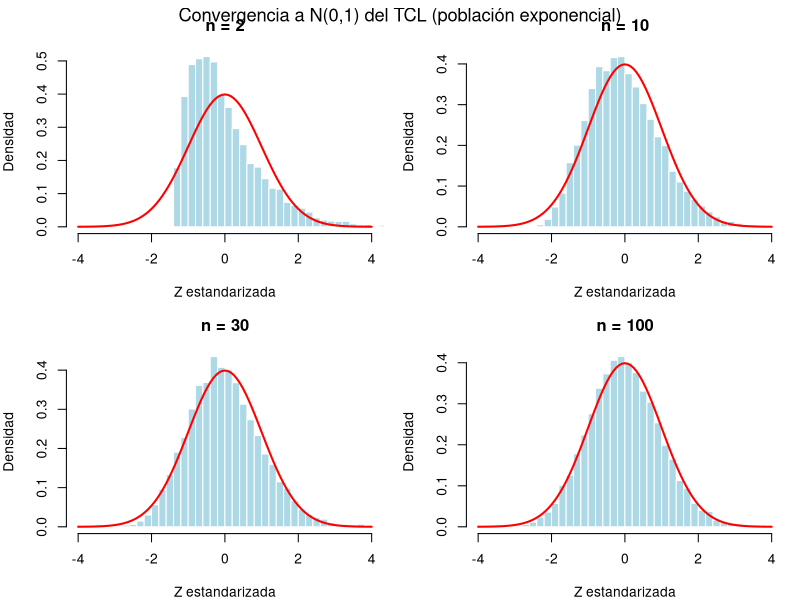
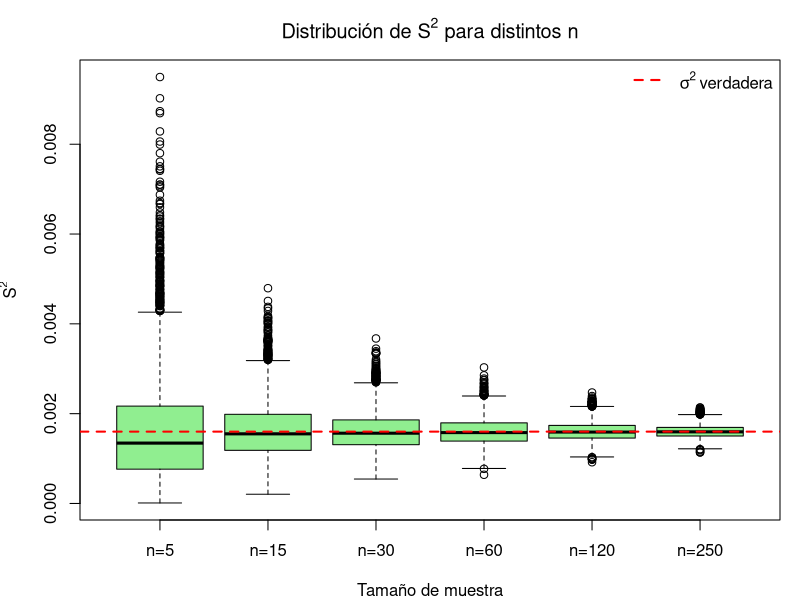
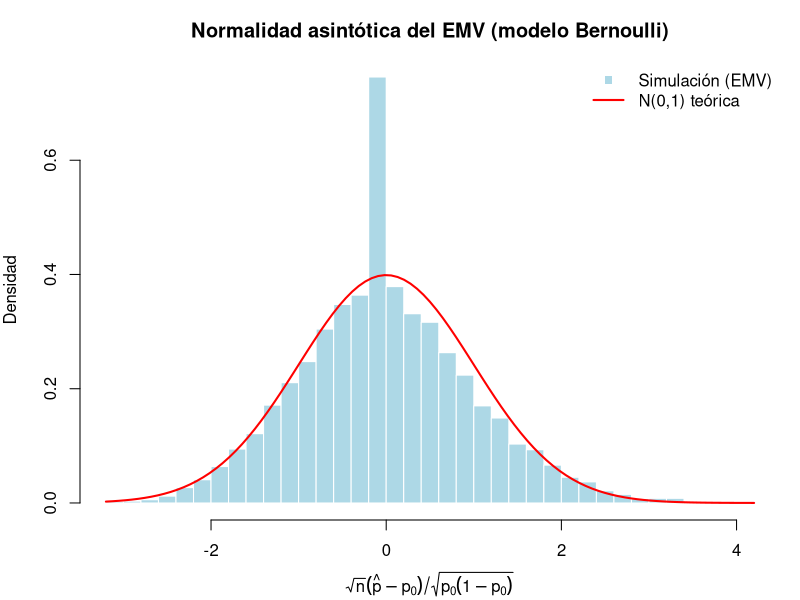
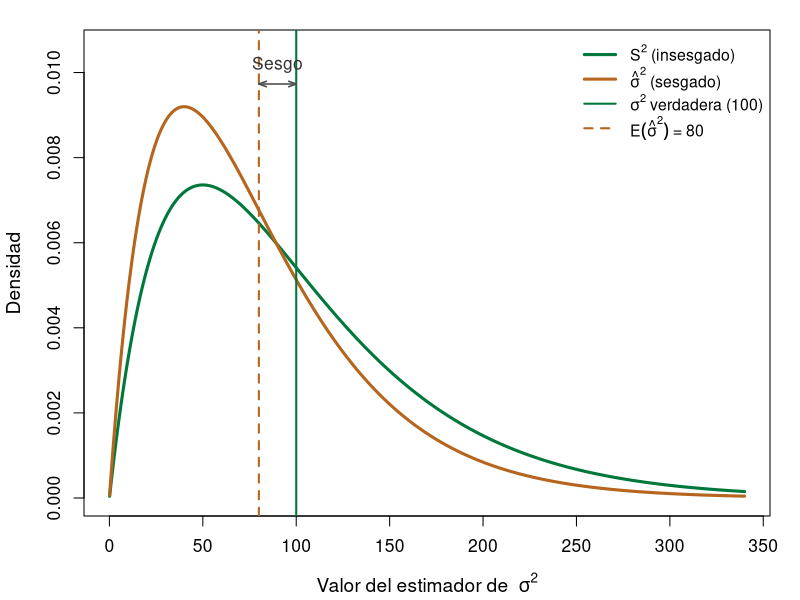
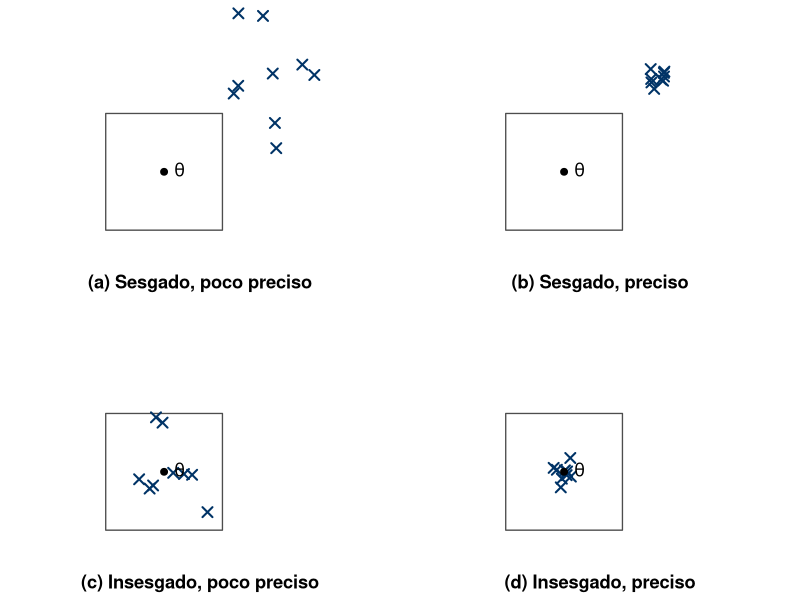
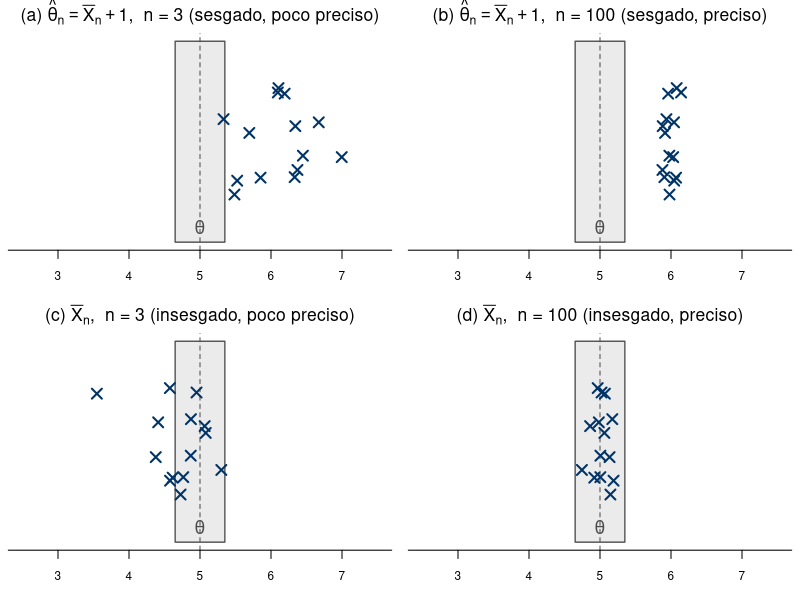
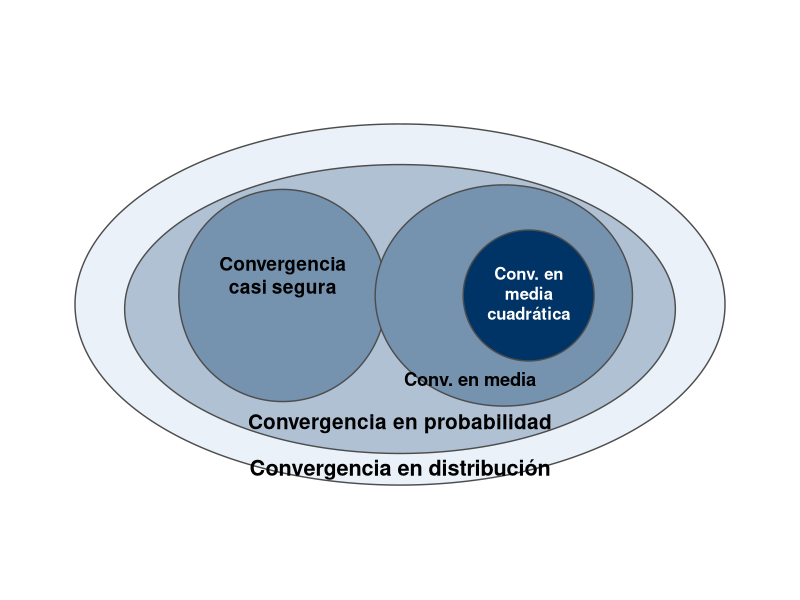
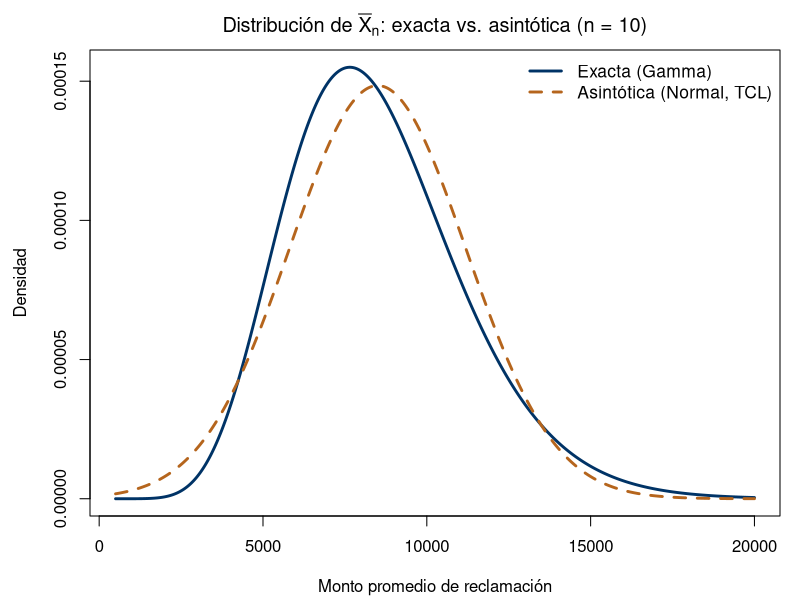

Write R code to recreate these figures, in order.
# ==============================================================
# Capítulo 4 - Estimación puntual, convergencia y máxima verosimilitud
# Inferencia Estadística, EST-11102, ITAM
# ==============================================================

# Si este script se ejecuta en un entorno con locale POSIX/C (sin
# UTF-8), los acentos en las etiquetas de las figuras (p. ej.
# "distribución", "cuadrática") se corrompen al renderizar. Este
# intento silencioso de fijar un locale UTF-8 evita ese problema; si
# el locale no está disponible en el sistema, no interrumpe el script.
try(Sys.setlocale("LC_CTYPE", "C.UTF-8"), silent = TRUE)

# --------------------------------------------------------------
# 1. Figura: sesgo vs. varianza (Sección 4.2, Figura cap4_sesgo_varianza)
#    Distribuciones EXACTAS (no simuladas) de S^2 y sigma_hat^2 para el
#    Ejemplo 4.2.1 (n=5, sigma^2=100), usando (n-1)S^2/sigma^2 ~ chi^2_(n-1).
# --------------------------------------------------------------
n_fig <- 5
sigma2_fig <- 100
df_fig <- n_fig - 1

# S^2 = (sigma^2/(n-1)) * W, W ~ chi2_(n-1)  =>  densidad de S^2 en s:
dS2 <- function(s) dchisq((df_fig / sigma2_fig) * s, df = df_fig) * (df_fig / sigma2_fig)
# sigma_hat^2 = (sigma^2/n) * W  =>  densidad de sigma_hat^2 en t:
dSigmaHat2 <- function(t) dchisq((n_fig / sigma2_fig) * t, df = df_fig) * (n_fig / sigma2_fig)

x_fig <- seq(0.1, 340, length.out = 1000)
AZUL_ITAM  <- "#003366"
VERDE_ITAM <- "#00783C"
NARANJA    <- "#B5651D"

png("cap4_sesgo_varianza.png", width = 2200, height = 1500, res = 220)
par(mar = c(4.2, 4.2, 1.5, 1.5))
yS2 <- dS2(x_fig); ySigmaHat2 <- dSigmaHat2(x_fig)
ymax_fig <- max(yS2, ySigmaHat2) * 1.15
plot(x_fig, yS2, type = "l", col = VERDE_ITAM, lwd = 3,
     xlab = expression(paste("Valor del estimador de  ", sigma^2)),
     ylab = "Densidad", ylim = c(0, ymax_fig), xlim = c(0, 340),
     cex.lab = 1.15, cex.axis = 1.05)
lines(x_fig, ySigmaHat2, col = NARANJA, lwd = 3)
abline(v = sigma2_fig, col = VERDE_ITAM, lwd = 2, lty = 1)
abline(v = (df_fig / n_fig) * sigma2_fig, col = NARANJA, lwd = 2, lty = 2)
y_bracket <- ymax_fig * 0.92
arrows(x0 = (df_fig / n_fig) * sigma2_fig, y0 = y_bracket, x1 = sigma2_fig, y1 = y_bracket,
       length = 0.08, angle = 20, code = 3, col = "gray30", lwd = 1.6)
text(x = mean(c((df_fig / n_fig) * sigma2_fig, sigma2_fig)), y = y_bracket * 1.045,
     labels = "Sesgo", col = "gray20", cex = 1.05)
legend("topright",
       legend = c(expression(S^2 ~ "(insesgado)"), expression(hat(sigma)^2 ~ "(sesgado)"),
                  expression(sigma^2 ~ "verdadera (100)"), expression(E(hat(sigma)^2) ~ "= 80")),
       col = c(VERDE_ITAM, NARANJA, VERDE_ITAM, NARANJA),
       lwd = c(3, 3, 2, 2), lty = c(1, 1, 1, 2), bty = "n", cex = 0.95, seg.len = 2.2)
dev.off()
cat("Figura exportada: cap4_sesgo_varianza.png\n")

# --------------------------------------------------------------
# 1b. Figura: sesgo y precisión (Sección 4.2, Figura cap4_sesgo_precision)
#     Cuadricula 2x2: sesgado/insesgado x preciso/impreciso.
#     Convencion visual: un "x" fuera del recuadro (la region alrededor
#     de theta) representa una estimacion sesgada; dentro del recuadro,
#     una estimacion insesgada. La dispersion de los puntos (compactos
#     vs. dispersos) representa la precision.
# --------------------------------------------------------------
set.seed(123)
box_half <- 1.3

gen_points <- function(n, cx, cy, sd, inside) {
  pts <- matrix(NA_real_, nrow = n, ncol = 2)
  for (i in 1:n) {
    repeat {
      x <- rnorm(1, cx, sd); y <- rnorm(1, cy, sd)
      es_dentro <- (abs(x) <= box_half) && (abs(y) <= box_half)
      if (inside == es_dentro) { pts[i, ] <- c(x, y); break }
    }
  }
  pts
}

pa <- gen_points(9, cx = 2.1, cy = 2.1, sd = 0.8,  inside = FALSE) # (a) sesgado, poco preciso
pb <- gen_points(9, cx = 2.1, cy = 2.1, sd = 0.15, inside = FALSE) # (b) sesgado, preciso
pc <- gen_points(9, cx = 0,   cy = 0,   sd = 0.8,  inside = TRUE)  # (c) insesgado, poco preciso
pd <- gen_points(9, cx = 0,   cy = 0,   sd = 0.15, inside = TRUE)  # (d) insesgado, preciso

dibujar_panel <- function(pts, etiqueta) {
  plot(NA, xlim = c(-1.9, 3.5), ylim = c(-1.9, 3.5), asp = 1,
       axes = FALSE, xlab = "", ylab = "")
  rect(-box_half, -box_half, box_half, box_half, border = "gray30", lwd = 1.3)
  points(pts[, 1], pts[, 2], pch = 4, cex = 1.6, lwd = 2, col = AZUL_ITAM)
  points(0, 0, pch = 19, cex = 1.1)
  text(0.35, 0.05, expression(theta), cex = 1.3)
  mtext(etiqueta, side = 1, line = 0.5, cex = 1.1, font = 2)
}

png("cap4_sesgo_precision.png", width = 2000, height = 1750, res = 220)
par(mfrow = c(2, 2), mar = c(2, 0.3, 0.3, 0.3), oma = c(0, 0, 0, 0))
dibujar_panel(pa, "(a) Sesgado, poco preciso")
dibujar_panel(pb, "(b) Sesgado, preciso")
dibujar_panel(pc, "(c) Insesgado, poco preciso")
dibujar_panel(pd, "(d) Insesgado, preciso")
dev.off()
cat("Figura exportada: cap4_sesgo_precision.png\n")

# --------------------------------------------------------------
# 1c-bis. Figura 4.1 REPLICADA con estimadores reales (Solucion del
#     Ejercicio "Disenando la Figura 4.1", Seccion 4.6). A diferencia
#     de la figura esquematica anterior, aqui cada "x" es una
#     repeticion real de un estimador genuino: Xbar_n (insesgado) y
#     theta_hat_n = Xbar_n + 1 (sesgado, sesgo fijo = 1 para todo n),
#     cada uno a n chica y n grande, para X_1,...,X_n iid N(theta,1).
#     Esta figura NO va en el libro: va unicamente en el manual de
#     soluciones, como parte de la respuesta a ese ejercicio.
# --------------------------------------------------------------
set.seed(2026)
theta_real <- 5
n_chica <- 3
n_grande <- 100
B_fig1 <- 14

# Xbar_n ~ N(theta, 1/n) exactamente, para poblacion N(theta,1)
xbar_chica  <- rnorm(B_fig1, mean = theta_real,     sd = 1/sqrt(n_chica))
xbar_grande <- rnorm(B_fig1, mean = theta_real,     sd = 1/sqrt(n_grande))
theta_hat_chica  <- rnorm(B_fig1, mean = theta_real + 1, sd = 1/sqrt(n_chica))
theta_hat_grande <- rnorm(B_fig1, mean = theta_real + 1, sd = 1/sqrt(n_grande))

dibujar_panel_real <- function(valores, etiqueta, xlim) {
  set.seed(1)  # jitter vertical reproducible, solo para separar puntos visualmente
  y_jitter <- runif(length(valores), -0.6, 0.6)
  plot(NA, xlim = xlim, ylim = c(-1, 1), axes = FALSE, xlab = "", ylab = "")
  rect(theta_real - 0.35, -1, theta_real + 0.35, 1, col = "gray92", border = "gray30", lwd = 1.3)
  abline(v = theta_real, lty = 2, col = "gray30")
  points(valores, y_jitter, pch = 4, cex = 1.6, lwd = 2, col = AZUL_ITAM)
  text(theta_real, -0.85, expression(theta), cex = 1.3, col = "gray30")
  axis(1, at = pretty(xlim), cex.axis = 0.85)
  mtext(etiqueta, side = 3, line = 0.3, cex = 1.05, font = 2)
}

png("cap4_sesgo_precision_replicada.png", width = 2200, height = 1900, res = 220)
par(mfrow = c(2, 2), mar = c(3, 0.5, 2, 0.5), oma = c(0, 0, 0, 0))
dibujar_panel_real(theta_hat_chica,  expression("(a) " * hat(theta)[n] == bar(X)[n] + 1 * ",  n = 3 (sesgado, poco preciso)"), xlim = c(2.5, 7.5))
dibujar_panel_real(theta_hat_grande, expression("(b) " * hat(theta)[n] == bar(X)[n] + 1 * ",  n = 100 (sesgado, preciso)"),   xlim = c(2.5, 7.5))
dibujar_panel_real(xbar_chica,       expression("(c) " * bar(X)[n] * ",  n = 3 (insesgado, poco preciso)"),                  xlim = c(2.5, 7.5))
dibujar_panel_real(xbar_grande,      expression("(d) " * bar(X)[n] * ",  n = 100 (insesgado, preciso)"),                     xlim = c(2.5, 7.5))
dev.off()
cat("Figura exportada: cap4_sesgo_precision_replicada.png\n")

# --------------------------------------------------------------
# 1c. Figura: jerarquía de los modos de convergencia (Sección 4.4,
#     Figura cap4_jerarquia_convergencia, Teorema 4.4.1). Elipses
#     anidadas: distribución (más externa) > probabilidad > {casi
#     segura, media} (no anidadas entre sí) > media cuadrática (dentro
#     de media). Inspirado en el diagrama de Rincón (2007), redibujado
#     con estilo y paleta propios.
# --------------------------------------------------------------
draw_ellipse <- function(cx, cy, rx, ry, col, border = "gray30", lwd = 1.4, n = 300) {
  theta <- seq(0, 2 * pi, length.out = n)
  polygon(cx + rx * cos(theta), cy + ry * sin(theta),
          col = col, border = border, lwd = lwd)
}

# Paleta: tonos del azul ITAM, de más claro (externo) a más oscuro (interno)
pal_jer <- colorRampPalette(c("#EAF1F8", AZUL_ITAM))(5)

png("cap4_jerarquia_convergencia.png", width = 2400, height = 1500, res = 220, type = "cairo")
par(mar = c(0.5, 0.5, 0.5, 0.5))
plot(NA, xlim = c(-8, 8), ylim = c(-4.3, 4.3), asp = 1,
     axes = FALSE, xlab = "", ylab = "")

draw_ellipse(0, -0.1, 7.2, 4.0, col = pal_jer[1])                 # distribución
draw_ellipse(0, -0.2, 6.1, 3.2, col = pal_jer[2])                 # probabilidad
draw_ellipse(-2.6, 0.1, 2.3, 2.35, col = pal_jer[3])              # casi segura
draw_ellipse(2.3, 0.1, 2.85, 2.45, col = pal_jer[3])              # media
draw_ellipse(2.85, 0.1, 1.45, 1.45, col = pal_jer[5])             # media cuadrática

text(-2.6, 0.55, "Convergencia\ncasi segura", cex = 1.15, font = 2)
text(2.85, 0.15, "Conv. en\nmedia\ncuadrática", cex = 1.0, font = 2, col = "white")
text(1.55, -1.75, "Conv. en media", cex = 1.1, font = 2)
text(0, -2.75, "Convergencia en probabilidad", cex = 1.25, font = 2)
text(0, -3.75, "Convergencia en distribución", cex = 1.3, font = 2)

dev.off()
cat("Figura exportada: cap4_jerarquia_convergencia.png\n")

# --------------------------------------------------------------
# 2. Verificación del Teorema Central del Límite (Sección 4.7)
#    Población NO normal: exponencial(lambda = 1/8500), que modela
#    montos de reclamaciones de seguros (Ejercicio del capítulo).
# --------------------------------------------------------------
set.seed(123)

lambda_pob <- 1 / 8500          # tasa de la exponencial
mu_pob     <- 1 / lambda_pob    # media poblacional = 8500
sigma_pob  <- 1 / lambda_pob    # desv. estándar poblacional (exp: sigma = mu)

B <- 10000                      # número de muestras simuladas
tamanos_n <- c(2, 10, 30, 100)  # tamaños de muestra a comparar

par(mfrow = c(2, 2), mar = c(4, 4, 3, 1))
for (n in tamanos_n) {
  # Para cada tamaño de muestra, simulamos B medias muestrales
  medias <- replicate(B, mean(rexp(n, rate = lambda_pob)))

  # Estandarizamos: Z = sqrt(n)*(Xbarra - mu) / sigma
  z <- sqrt(n) * (medias - mu_pob) / sigma_pob

  hist(z, breaks = 50, freq = FALSE, col = "lightblue", border = "white",
       main = paste0("n = ", n),
       xlab = "Z estandarizada", ylab = "Densidad",
       xlim = c(-4, 4))
  curve(dnorm(x), col = "red", lwd = 2, add = TRUE)
}
mtext("Convergencia a N(0,1) del TCL (población exponencial)",
      side = 3, line = -1.5, outer = TRUE, cex = 1.1)

cat("Nótese cómo, aunque la población exponencial es muy asimétrica,\n",
    "la distribución de Z se acerca a la normal estándar conforme\n",
    "aumenta n: el contenido del Teorema Central del Límite.\n")

# --------------------------------------------------------------
# 2b. Figura: densidad exacta vs. asintótica de Xbar_n, n chico
#     (Sección 4.7, Figura cap4_exacta_vs_asintotica). Población
#     exponencial(lambda), mismos parámetros que arriba. Inspirado en
#     el Gráfico 4.5 de Greene, redibujado con estilo propio.
# --------------------------------------------------------------
n_fig2 <- 10

# Densidad EXACTA de Xbar_n: para una exponencial(lambda), la suma de n
# observaciones es Gamma(forma=n, tasa=lambda), asi que Xbar_n es
# Gamma(forma=n, tasa=n*lambda).
dens_exacta_fig2 <- function(x) dgamma(x, shape = n_fig2, rate = n_fig2 * lambda_pob)
# Densidad ASINTOTICA que predice el TCL: N(mu, sigma^2/n)
dens_asint_fig2 <- function(x) dnorm(x, mean = mu_pob, sd = sigma_pob / sqrt(n_fig2))

x_fig2 <- seq(500, 20000, length.out = 500)

png("cap4_exacta_vs_asintotica.png", width = 2200, height = 1500, res = 220, type = "cairo")
par(mar = c(4.2, 4.5, 2.5, 1))
plot(x_fig2, dens_exacta_fig2(x_fig2), type = "l", lwd = 2.8, col = AZUL_ITAM,
     xlab = "Monto promedio de reclamación", ylab = "Densidad",
     main = bquote("Distribución de " * bar(X)[n] * ": exacta vs. asintótica (n = " * .(n_fig2) * ")"))
lines(x_fig2, dens_asint_fig2(x_fig2), lwd = 2.8, col = NARANJA, lty = 2)
legend("topright", legend = c("Exacta (Gamma)", "Asintótica (Normal, TCL)"),
       col = c(AZUL_ITAM, NARANJA), lwd = 2.8, lty = c(1, 2), bty = "n", cex = 1.05)
dev.off()
cat("Figura exportada: cap4_exacta_vs_asintotica.png\n")


# --------------------------------------------------------------
# 3. Consistencia: la varianza del estimador decrece con n
#    (Sección 4.6). Estimador: S^2 (varianza muestral) de una
#    población de rendimientos simulados N(0.01, 0.04^2).
# --------------------------------------------------------------
set.seed(456)

mu_r    <- 0.01
sigma_r <- 0.04
tamanos_n2 <- c(5, 15, 30, 60, 120, 250)
B2 <- 5000

resultados_s2 <- lapply(tamanos_n2, function(n) {
  replicate(B2, var(rnorm(n, mean = mu_r, sd = sigma_r)))
})
names(resultados_s2) <- paste0("n=", tamanos_n2)

par(mfrow = c(1, 1), mar = c(4, 4, 3, 1))
boxplot(resultados_s2,
        col = "lightgreen",
        main = expression(paste("Distribución de ", S^2, " para distintos ", n)),
        xlab = "Tamaño de muestra", ylab = expression(S^2))
abline(h = sigma_r^2, col = "red", lwd = 2, lty = 2)
legend("topright", legend = expression(sigma^2 ~ "verdadera"),
       col = "red", lty = 2, lwd = 2, bty = "n")

# Verificación numérica: la varianza de S^2 across simulaciones decrece
tabla_consistencia <- data.frame(
  n          = tamanos_n2,
  media_S2   = sapply(resultados_s2, mean),
  var_S2     = sapply(resultados_s2, var)
)
print(tabla_consistencia)
cat("\nLa varianza de S^2 entre simulaciones (columna var_S2) disminuye\n",
    "monótonamente con n: evidencia empírica de consistencia (Sección 4.6).\n")


# --------------------------------------------------------------
# 4. Figura: consistencia de la proporción muestral p_hat
#    (Sección 4.6, Ejemplo 4.6.1, Figura cap4_consistencia_phat).
#    Dos paneles: (A) una trayectoria de p_hat_n conforme crece n, y
#    (B) la distribución completa de p_hat_n (via boxplots) en cuatro
#    tamaños de muestra específicos, mostrando el colapso de la caja.
#    Para el ejemplo de incumplimiento de crédito (Bernoulli(p),
#    p=0.06). Inspirado en el codigo de consistencia usado en el curso
#    de teoria asintotica (media muestral de una uniforme), aqui
#    ajustado a este ejemplo, y en el interactivo HTML homónimo
#    (simulacion_consistencia_phat.html).
# --------------------------------------------------------------
set.seed(2025)
p_credito <- 0.06
N_max_phat <- 1000
n_ref_phat <- c(10, 100, 500, 1000)

incumplimientos_traj <- rbinom(N_max_phat, size = 1, prob = p_credito)
p_hat_traj <- cumsum(incumplimientos_traj) / seq_len(N_max_phat)

B_box_phat <- 2000
datos_box_phat <- lapply(n_ref_phat, function(n) {
  replicate(B_box_phat, mean(rbinom(n, size = 1, prob = p_credito)))
})
names(datos_box_phat) <- paste0("n=", n_ref_phat)

png("cap4_consistencia_phat.png", width = 2200, height = 2900, res = 220, type = "cairo")
par(mfrow = c(2, 1), mar = c(4.2, 4.5, 2.8, 1))

# Panel A (arriba): una trayectoria
plot(seq_len(N_max_phat), p_hat_traj, type = "l", lwd = 1.6, col = AZUL_ITAM,
     xlab = "Tamaño de la cartera (n)", ylab = expression(hat(p)[n]),
     main = "A. Una trayectoria de p_hat_n conforme crece n")
abline(h = p_credito, col = NARANJA, lwd = 2.2, lty = 2)
abline(v = n_ref_phat, col = "gray70", lty = 3)
legend("topright", legend = c(expression(hat(p)[n] * "  (una trayectoria)"),
                               "p verdadera = 0.06"),
       col = c(AZUL_ITAM, NARANJA), lwd = c(1.6, 2.2), lty = c(1, 2), bty = "n")

# Panel B (abajo): distribución completa (boxplots) en n fijos
boxplot(datos_box_phat, col = "#6E9BB8", border = AZUL_ITAM,
        main = paste0("B. Distribución de p_hat_n en n = 10, 100, 500, 1000 (",
                       B_box_phat, " réplicas c/u)"),
        xlab = "Tamaño de muestra (n)", ylab = expression(hat(p)[n]))
abline(h = p_credito, col = NARANJA, lwd = 2.2, lty = 2)

dev.off()
cat("Figura exportada: cap4_consistencia_phat.png\n")


# --------------------------------------------------------------
# 5. Máxima verosimilitud: forma cerrada y optimización numérica
#    (Sección 4.9)
# --------------------------------------------------------------

# --- 3a. EMV cerrado: Bernoulli (proporción de incumplimiento) ---
set.seed(789)
n_credito <- 500
p_real    <- 0.06
incumplimientos <- rbinom(n_credito, size = 1, prob = p_real)

p_hat <- mean(incumplimientos)  # EMV: proporción muestral
cat("\n--- EMV Bernoulli (incumplimiento de crédito) ---\n")
cat("p real:", p_real, " | p_hat (EMV):", round(p_hat, 4), "\n")

# --- 3b. EMV cerrado: Exponencial (tiempo entre reclamaciones) ---
set.seed(101)
n_reclamos <- 50
lambda_real <- 1 / 12  # 1 reclamo cada 12 días en promedio
tiempos <- rexp(n_reclamos, rate = lambda_real)

lambda_hat <- 1 / mean(tiempos)  # EMV cerrado: 1/Xbarra
cat("\n--- EMV Exponencial (tiempo entre reclamaciones) ---\n")
cat("lambda real:", round(lambda_real, 4),
    " | lambda_hat (EMV):", round(lambda_hat, 4), "\n")

# --- 3c. EMV numérico vía optim(): distribución Gamma(forma, tasa) ---
# Útil cuando no hay forma cerrada, p. ej. severidad de siniestros.
set.seed(202)
forma_real <- 3
tasa_real  <- 0.5
severidad  <- rgamma(200, shape = forma_real, rate = tasa_real)

log_verosimilitud_gamma <- function(par, datos) {
  forma <- par[1]; tasa <- par[2]
  if (forma <= 0 || tasa <= 0) return(-Inf)  # respetar el espacio parametral
  sum(dgamma(datos, shape = forma, rate = tasa, log = TRUE))
}

ajuste <- optim(
  par     = c(1, 1),                     # valores iniciales
  fn      = function(par) -log_verosimilitud_gamma(par, severidad),
  method  = "L-BFGS-B",
  lower   = c(1e-4, 1e-4)
)

cat("\n--- EMV numérico: severidad de siniestros ~ Gamma(forma, tasa) ---\n")
cat("Parámetros reales:      forma =", forma_real, " tasa =", tasa_real, "\n")
cat("EMV (optim, L-BFGS-B):  forma =", round(ajuste$par[1], 3),
    " tasa =", round(ajuste$par[2], 3), "\n")


# --------------------------------------------------------------
# 6. Normalidad asintótica del EMV (Teorema 4.9, Sección 4.9)
#    Verificación por simulación para el modelo Bernoulli:
#    sqrt(n)*(p_hat - p) --> N(0, p(1-p))
# --------------------------------------------------------------
set.seed(303)
p0 <- 0.06
n_grande <- 500
B3 <- 8000

p_hats <- replicate(B3, mean(rbinom(n_grande, size = 1, prob = p0)))
z_emv  <- sqrt(n_grande) * (p_hats - p0) / sqrt(p0 * (1 - p0))

par(mfrow = c(1, 1), mar = c(4, 4, 3, 1))
hist(z_emv, breaks = 50, freq = FALSE, col = "lightblue", border = "white",
     main = "Normalidad asintótica del EMV (modelo Bernoulli)",
     xlab = expression(sqrt(n)*(hat(p)-p[0])/sqrt(p[0]*(1-p[0]))),
     ylab = "Densidad")
curve(dnorm(x), col = "red", lwd = 2, add = TRUE)
legend("topright", legend = c("Simulación (EMV)", "N(0,1) teórica"),
       col = c("lightblue", "red"), lwd = c(NA, 2), pch = c(15, NA), bty = "n")

cat("\nMedia de Z simulada:", round(mean(z_emv), 4), "(teórica: 0)\n")
cat("Varianza de Z simulada:", round(var(z_emv), 4), "(teórica: 1)\n")
cat("Esta simulación confirma numéricamente el Teorema 4.9:",
    "el EMV estandarizado se distribuye aproximadamente N(0,1)",
    "para n suficientemente grande.\n")

# --------------------------------------------------------------
# 7. Figura: tasas de convergencia de la media y la mediana
#    (Sección 4.7, Ejemplo de eficiencia asintótica media vs.
#    mediana, Figura cap4_tasa_media_mediana). Población N(0,1):
#    sd(media)=1/sqrt(n), sd(mediana)=sqrt(pi/2)/sqrt(n).
# --------------------------------------------------------------
n_vals <- seq(2, 100, by = 1)
sd_media   <- 1 / sqrt(n_vals)
sd_mediana <- sqrt(pi / 2) / sqrt(n_vals)

png("cap4_tasa_media_mediana.png", width = 2200, height = 1500, res = 220, type = "cairo")
par(mar = c(4.2, 4.5, 2.5, 1))
plot(n_vals, sd_media, type = "l", lwd = 2.8, col = AZUL_ITAM,
     ylim = c(0, max(sd_mediana)),
     xlab = "Tamaño de muestra n",
     ylab = "Desviación estándar asintótica",
     main = "Eficiencia asintótica: media vs. mediana (población N(0,1))")
lines(n_vals, sd_mediana, lwd = 2.8, col = NARANJA, lty = 2)
legend("topright", legend = c(expression(sd(bar(X)[n]) == 1/sqrt(n)),
                               expression(sd(M[n]) == sqrt(pi/2)/sqrt(n))),
       col = c(AZUL_ITAM, NARANJA), lwd = 2.8, lty = c(1, 2), bty = "n", cex = 1.05)
dev.off()
cat("Figura exportada: cap4_tasa_media_mediana.png\n")

# --------------------------------------------------------------
# 8. Figura: superficie de la log-verosimilitud de una normal
#    (Sección 4.9, Ejemplo de invarianza, Figura
#    cap4_superficie_verosimilitud). Muestra pequeña de
#    rendimientos diarios (%) de un activo.
# --------------------------------------------------------------
y_ll <- c(1.2, -0.8, 0.5, 0.1, -0.3, 0.9)
t_ll <- length(y_ll)
mu_mle_ll   <- mean(y_ll)
sig2_mle_ll <- mean((y_ll - mu_mle_ll)^2)
cat("\nEMV normal (rendimientos de ejemplo): mu_hat =", round(mu_mle_ll, 4),
    " sigma2_hat =", round(sig2_mle_ll, 4), "\n")

mu_grid   <- seq(mu_mle_ll - 1, mu_mle_ll + 1, length.out = 60)
sig2_grid <- seq(max(0.02, sig2_mle_ll - 0.35), sig2_mle_ll + 0.6, length.out = 60)
lnL <- outer(mu_grid, sig2_grid, Vectorize(function(mu, s2) {
  -0.5 * t_ll * log(2 * pi) - 0.5 * t_ll * log(s2) - sum((y_ll - mu)^2) / (2 * s2)
}))

png("cap4_superficie_verosimilitud.png", width = 2200, height = 1900, res = 220, type = "cairo")
par(mar = c(1, 1, 2, 1))
# Color de cada panel segun su altura promedio (paleta azul-ITAM -> naranja),
# para que el pico (el EMV) resalte con claridad.
nrz <- nrow(lnL); ncz <- ncol(lnL)
alturas_panel <- (lnL[-1, -1] + lnL[-1, -ncz] + lnL[-nrz, -1] + lnL[-nrz, -ncz]) / 4
paleta <- colorRampPalette(c(AZUL_ITAM, "#6E9BB8", NARANJA))(100)
rango <- range(alturas_panel)
idx_color <- 1 + round(99 * (alturas_panel - rango[1]) / diff(rango))
colores_panel <- paleta[idx_color]

res_persp <- persp(mu_grid, sig2_grid, lnL,
      theta = 35, phi = 25, expand = 0.65, ticktype = "detailed",
      col = colores_panel, border = NA, shade = 0.25,
      xlab = "mu", ylab = "sigma^2", zlab = "log L(mu, sigma^2)",
      main = "Superficie de la log-verosimilitud normal")
punto_mle <- trans3d(mu_mle_ll, sig2_mle_ll, max(lnL) + 0.5, res_persp)
points(punto_mle, pch = 19, col = "black", cex = 1.3)
text(punto_mle$x, punto_mle$y - 0.02, labels = "EMV", pos = 3, cex = 1.0)
dev.off()
cat("Figura exportada: cap4_superficie_verosimilitud.png\n")

# --------------------------------------------------------------
# 9. Verificación por simulación: error estándar delta-method del
#    Sharpe ratio (Sección 4.8, Ejemplo del Sharpe ratio). Se
#    simulan muchas muestras, se calcula theta_hat = Xbar/S en cada
#    una, y se compara la desviación estándar empírica de theta_hat
#    contra la fórmula delta-method evaluada en el theta verdadero.
# --------------------------------------------------------------
set.seed(2024)
mu_sr <- 0.05; sigma_sr <- 0.10; n_sr <- 172; B_sr <- 5000
theta_sr <- mu_sr / sigma_sr

theta_hats <- replicate(B_sr, {
  muestra <- rnorm(n_sr, mean = mu_sr, sd = sigma_sr)
  mean(muestra) / sd(muestra)
})

ee_delta_teorico   <- sqrt((1 + theta_sr^2 / 2) / n_sr)
ee_empirico        <- sd(theta_hats)

cat("\n--- Verificación: error estándar delta-method del Sharpe ratio ---\n")
cat("theta verdadero (mu/sigma):", round(theta_sr, 4), "\n")
cat("ee delta-method teórico:   ", round(ee_delta_teorico, 4), "\n")
cat("ee empírico (", B_sr, "réplicas, n =", n_sr, "):", round(ee_empirico, 4), "\n")
cat("La cercanía entre ambos confirma numéricamente la fórmula del",
    "Ejemplo del Sharpe ratio (Método Delta, Sección 4.8).\n")


# --------------------------------------------------------------
# 10. Localización de una Cauchy: media, mediana y EMV; tres
#     estimadores del error estándar del EMV (Sección 4.9, Ejemplo de
#     la Cauchy y Ejercicio de los tres estimadores del error estándar).
#     X_i ~ Cauchy(theta, 1): la media muestral no es consistente; la
#     mediana tiene varianza asintótica pi^2/4; el EMV, que no tiene
#     forma cerrada, alcanza la cota 1/I(theta) = 2 (I(theta) = 1/2).
# --------------------------------------------------------------
set.seed(2026)
theta_c <- 0                        # parámetro de localización verdadero

# Log-verosimilitud (sin constantes) y EMV con optim(), partiendo de la
# mediana: en muestras pequeñas la verosimilitud puede tener varios
# máximos locales, y la mediana es un punto de partida razonable.
ll_cauchy  <- function(t, x) -sum(log(1 + (x - t)^2))
emv_cauchy <- function(x) optim(median(x), function(t) -ll_cauchy(t, x),
                                method = "BFGS")$par

# (a) n * Var(estimador) para la mediana y el EMV, con n grande
n_c <- 400; B_c <- 2000
est_c <- replicate(B_c, {
  x <- rcauchy(n_c, theta_c)
  c(mediana = median(x), emv = emv_cauchy(x))
})
avar_emp_c <- n_c * apply(est_c, 1, var)
cat("n*Var mediana:", round(avar_emp_c["mediana"], 3), "(teórico pi^2/4 =", round(pi^2/4, 3), ")\n")
cat("n*Var EMV    :", round(avar_emp_c["emv"], 3), "(teórico 1/I = 2)\n")
cat("eficiencia relativa empírica de la mediana:", round(2/avar_emp_c["mediana"], 3),
    "(teórica 8/pi^2 =", round(8/pi^2, 3), ")\n")

# (b) Tres estimadores del error estándar del EMV en una muestra (n = 30):
#     información esperada, observada y producto externo de scores.
ee_cauchy <- function(x) {
  th <- emv_cauchy(x); u <- x - th; n <- length(x)
  c(emv = th,
    esperada = 1/sqrt(n/2),                             # I(theta) = 1/2
    observada = 1/sqrt(sum(2*(1 - u^2)/(1 + u^2)^2)),   # -l''(theta_hat)
    prod_ext = 1/sqrt(sum((2*u/(1 + u^2))^2)))          # suma de scores^2
}
n_e <- 30
x_e <- rcauchy(n_e, theta_c)
cat("n = 30: EMV =", round(emv_cauchy(x_e), 4), "| media =", round(mean(x_e), 4),
    "| mediana =", round(median(x_e), 4), "\n")
u_e <- x_e - emv_cauchy(x_e)
cat("información: esperada", n_e/2, "| observada", round(sum(2*(1 - u_e^2)/(1 + u_e^2)^2), 2),
    "| producto externo", round(sum((2*u_e/(1 + u_e^2))^2), 2), "\n")
cat("error estándar:", round(ee_cauchy(x_e)[c("esperada", "observada", "prod_ext")], 4), "\n")

# (c) Variabilidad de los tres errores estándar entre muestras
for (n_s in c(30, 500)) {
  ee_s <- replicate(1000, ee_cauchy(rcauchy(n_s, theta_c)))
  cat("n =", n_s, "(1000 muestras): media de ee [esp., obs., prod. ext.] =",
      round(rowMeans(ee_s[c("esperada", "observada", "prod_ext"), ]), 4),
      "| desv. est. de ee [obs., prod. ext.] =",
      round(apply(ee_s[c("observada", "prod_ext"), ], 1, sd), 4),
      "| desv. est. real del EMV =", round(sd(ee_s["emv", ]), 4), "\n")
}
